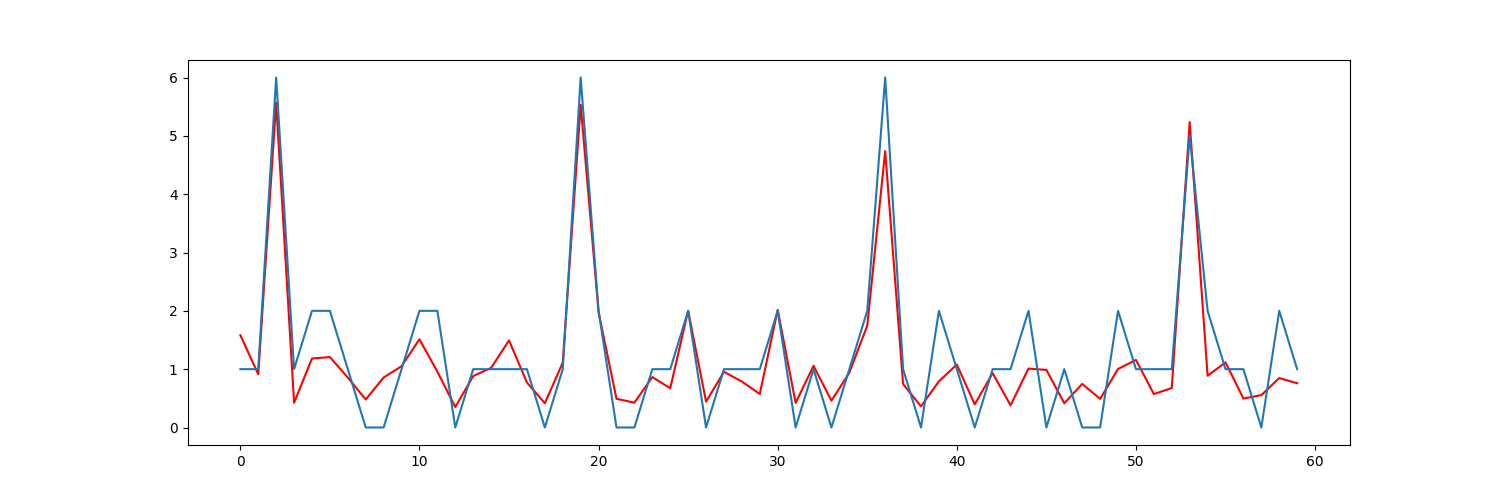

Write the Python code that produced this figure.
#!/usr/bin/env python
# coding: utf-8

# In[1]:


# 강제 CPU 사용
import os
os.environ["CUDA_VISIBLE_DEVICES"]="-1"

# 0. 사용할 패키지 불러오기
import numpy as np
from keras.models import Sequential
from keras.layers import Dense, Dropout
from sklearn.preprocessing import MinMaxScaler
from pandas import read_csv
import matplotlib.pyplot as plt

import pdb
#get_ipython().run_line_magic('matplotlib', 'inline')

def create_dataset(signal_data, look_back=1):
    dataX, dataY = [], []
    for i in range(len(signal_data)-look_back):
        dataX.append(signal_data[i:(i+look_back), 0])
        dataY.append(signal_data[i + look_back, 0])
    return np.array(dataX), np.array(dataY)

look_back = 50 # 예측하고자 하는 n step


# In[2]:


# 1. 데이터셋 불러오기
apm_cpu_data = read_csv("dataset/1808-12.csv")
apm_cpu_data = apm_cpu_data[apm_cpu_data['mid'] == 288]
apm_cpu_data = apm_cpu_data.drop(columns='mid') 
apm_cpu_data = apm_cpu_data['cpu.usage'].values[::-1]
apm_cpu_data = apm_cpu_data.reshape(-1, 1)
apm_cpu_data.astype('float32')

# 데이터 전처리
scaler = MinMaxScaler(feature_range=(0, 1))
signal_data = scaler.fit_transform(apm_cpu_data)

# 데이터 분리
train = apm_cpu_data[0:len(apm_cpu_data)//2]   # 50%
val = apm_cpu_data[len(train):(len(train)+len(apm_cpu_data)//4)]  # 25%
test = apm_cpu_data[(len(train)+len(val)):]    # 25%

# #print(len(signal_data))
# print(len(train))
# print(len(val))
# print(len(test))


# In[3]:


# 데이터셋 생성
x_train, y_train = create_dataset(train, look_back)
x_val, y_val = create_dataset(val, look_back)
x_test, y_test = create_dataset(test, look_back)

# 데이터셋 전처리
x_train = np.reshape(x_train, (x_train.shape[0], x_train.shape[1], 1))
x_val = np.reshape(x_val, (x_val.shape[0], x_val.shape[1], 1))
x_test = np.reshape(x_test, (x_test.shape[0], x_test.shape[1], 1))

x_train = np.squeeze(x_train)
x_val = np.squeeze(x_val)
x_test = np.squeeze(x_test)

pdb.set_trace()
# In[4]:

# 2. 모델 구성하기
model = Sequential()
model.add(Dense(32,inpt_dim=50,activation="relu"))
# model.add(Dropout(0.5)) # 일반적 모델 -> 주석 해제
for i in range(10):
    model.add(Dense(32,activation="relu"))
#     model.add(Dropout(0.5)) # 일반적 모델 -> 주석 해제
model.add(Dense(1))


# In[5]:


# 3. 모델 학습과정 설정하기
model.compile(loss='mean_squared_error', optimizer='adam')


# In[6]:


# 4. 모델 학습시키기
hist = model.fit(x_train, y_train, epochs=1, batch_size=256, 
                 validation_data=(x_val, y_val))


# In[7]:


# 5. 학습과정 살펴보기
plt.plot(hist.history['loss'])
plt.plot(hist.history['val_loss'])
plt.ylim(0.0, 0.15)
plt.ylabel('loss')
plt.xlabel('epoch')
plt.legend(['train', 'val'], loc='upper left')
plt.show()


# In[8]:


# 6. 모델 평가하기
trainScore = model.evaluate(x_train, y_train, verbose=0)
print('Train Score: ', trainScore)
valScore = model.evaluate(x_val, y_val, verbose=0)
print('Validataion Score: ', valScore)
testScore = model.evaluate(x_test, y_test, verbose=0)
print('Test Score: ', testScore)


# In[9]:


# 7. 모델 사용하기
look_ahead = 60
xhat = x_test[0, None]
predictions = np.zeros((look_ahead,1))
for i in range(look_ahead):
    prediction = model.predict(xhat, batch_size=32)
    predictions[i] = prediction
    xhat = np.hstack([xhat[:,1:],prediction])


# In[10]:



plt.figure(figsize=(15,5))
plt.plot(np.arange(look_ahead),predictions,'r',label="pred")
plt.plot(np.arange(look_ahead),y_test[:look_ahead],label="actual")
plt.legend
fig = plt.gcf()
plt.show()
plt.draw()
fig.savefig('mlp.png')


# In[11]:


model.save("mlp.h5")

